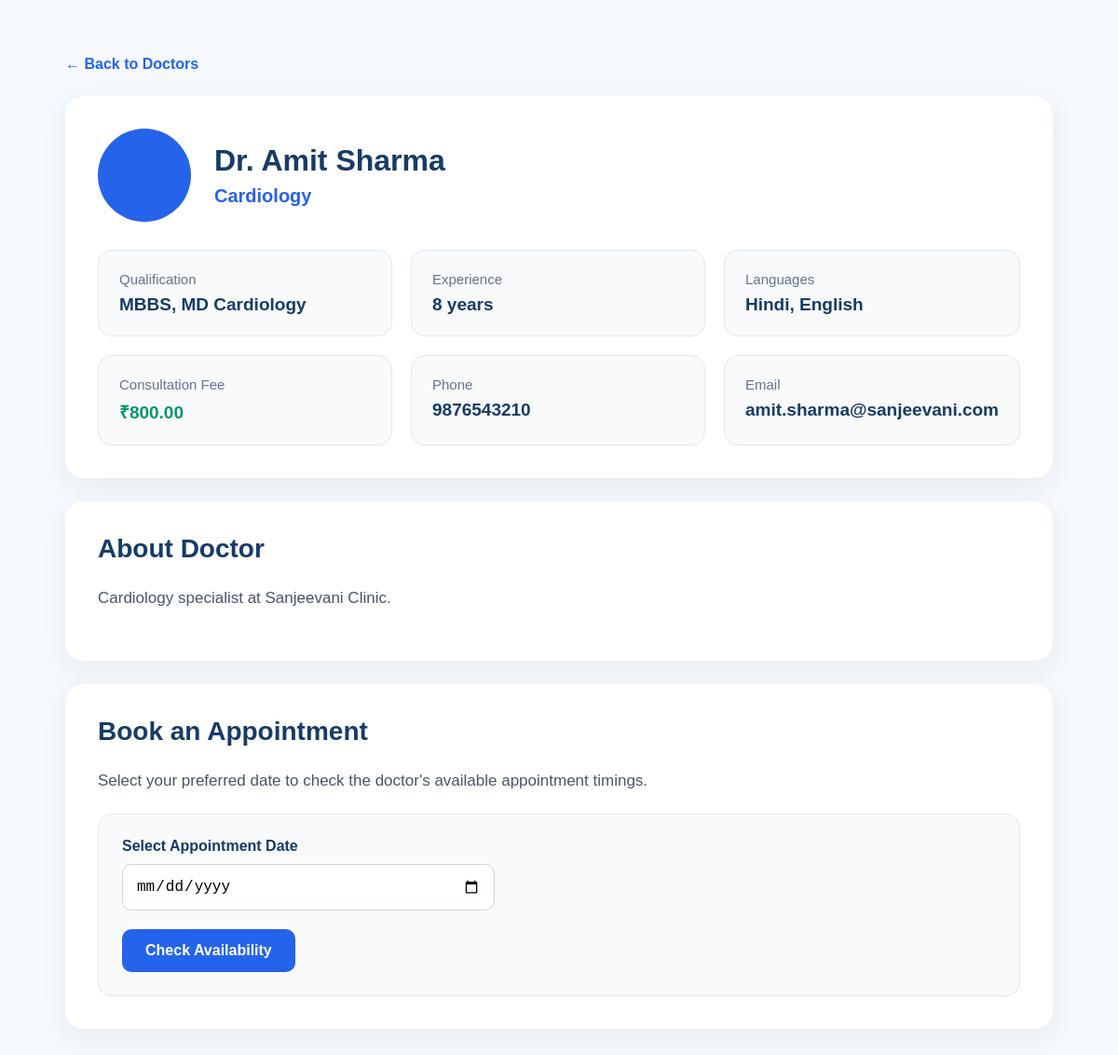
The app's page /doctor/1 (signed in) with its own data.
### src/models/doctor.py (models this page shows)
class Doctor(Base):
    __tablename__ = "doctors"
    id: Mapped[int] = mapped_column(
        Integer,
        primary_key=True,
        index=True
    )
    name: Mapped[str] = mapped_column(
        String(100),
        nullable=False
    )
    email: Mapped[str] = mapped_column(
        String(150),
        unique=True,
        nullable=False,
        index=True
    )
    phone: Mapped[str | None] = mapped_column(
        String(20),
        nullable=True
    )
    specialization: Mapped[str] = mapped_column(
        String(100),
        nullable=False
    )
    qualification: Mapped[str | None] = mapped_column(
        String(200),
        nullable=True
    )
    experience_years: Mapped[int | None] = mapped_column(
        Integer,
        nullable=True
    )
    languages: Mapped[str | None] = mapped_column(
        String(200),
        nullable=True
    )
    consultation_fee: Mapped[float | None] = mapped_column(
        Numeric(10, 2),
        nullable=True
    )
    profile_photo: Mapped[str | None] = mapped_column(
        String(255),
        nullable=True
    )
    bio: Mapped[str | None] = mapped_column(
        Text,
        nullable=True
    )
    is_active: Mapped[bool] = mapped_column(
        Boolean,
        default=True,
        nullable=False
    )
    created_at: Mapped[datetime] = mapped_column(
        DateTime,
        default=datetime.utcnow
    )
    updated_at: Mapped[datetime] = mapped_column(
        DateTime,
        default=datetime.utcnow,
        onupdate=datetime.utcnow
    )

### src/routers/doctor.py (the view)
@router.get("/doctor/{doctor_id}")
def doctor_detail(
    doctor_id: int,
    request: Request,
    db: Session = Depends(get_db)
):
    user_id = request.session.get(
        "user_id"
    )
    if user_id is None:
        return RedirectResponse(
            url="/login",
            status_code=303
        )
    doctor = get_doctor_by_id(
        db,
        doctor_id
    )
    if doctor is None:
        return RedirectResponse(
            url="/doctors",
            status_code=303
        )
    slots = get_doctor_slots(
        db,
        doctor_id
    )
    return templates.TemplateResponse(
        request,
        "doctor_detail.html",
        {
            "user": request.session,
            "doctor": doctor,
            "slots": slots
        }
    )

### templates/doctor_detail.html (shortened to what this page needs)
<!DOCTYPE html>
<html lang="en">
<head>
</head>
<body>
<div class="container">
    <a href="/doctors" class="back">
        ← Back to Doctors
    </a>
    <div class="doctor-header">
        <div class="doctor-top">
            <div class="doctor-avatar">
            </div>
            <div>
                <h1 class="doctor-name">
                    {{ doctor.name }}
                </h1>
                <div class="specialization">
                    {{ doctor.specialization }}
                </div>
            </div>
        </div>
        <div class="info-grid">
            <div class="info-card">
                <div class="info-label">
                    Qualification
                </div>
                <div class="info-value">
                    {{ doctor.qualification or "Not available" }}
                </div>
            </div>
            <div class="info-card">
                <div class="info-label">
                    Experience
                </div>
                <div class="info-value">
                    {{ doctor.experience_years or 0 }} years
                </div>
            </div>
            <div class="info-card">
                <div class="info-label">
                    Languages
                </div>
                <div class="info-value">
                    {{ doctor.languages or "Not available" }}
                </div>
            </div>
            <div class="info-card">
                <div class="info-label">
                    Consultation Fee
                </div>
                <div class="info-value fee">
                    ₹{{ doctor.consultation_fee or 0 }}
                </div>
            </div>
            <div class="info-card">
                <div class="info-label">
                    Phone
                </div>
                <div class="info-value">
                    {{ doctor.phone or "Not available" }}
                </div>
            </div>
            <div class="info-card">
                <div class="info-label">
                    Email
                </div>
                <div class="info-value">
                    {{ doctor.email }}
                </div>
            </div>
        </div>
    </div>
    <div class="section">
        <h2>
            About Doctor
        </h2>
        <p class="about">
            {{ doctor.bio or
            "Experienced healthcare professional providing
            quality medical consultation and care." }}
        </p>
    </div>
    <div class="section">
        <h2>
            Book an Appointment
        </h2>
        <p class="about">
            Select your preferred date to check the doctor's
            available appointment timings.
        </p>
        <div class="booking-box">
            <form
                action="/book-appointment"
                method="get"
            >
                <label for="appointment_date">
                    Select Appointment Date
                </label>
                <input
                    type="date"
                    id="appointment_date"
                    name="appointment_date"
                    required
                >
                <br>
                <button
                    type="submit"
                    class="btn"
                >
                    Check Availability
                </button>
            </form>
        </div>
    </div>
</div>
</body>
</html>

### templates/doctor_detail.html (style rules this page uses)
* { box-sizing: border-box; }
body { margin: 0; font-family: Arial, sans-serif; background: #f5f8fc; color: #173b67; }
.container { max-width: 1100px; margin: 40px auto; padding: 20px; }
.back { display: inline-block; margin-bottom: 25px; text-decoration: none; color: #2563eb; font-weight: 600; }
.doctor-header { background: white; border-radius: 20px; padding: 35px; box-shadow: 0 8px 30px rgba(0,0,0,0.06); margin-bottom: 25px; }
.doctor-top { display: flex; align-items: center; gap: 25px; }
.doctor-avatar { width: 100px; height: 100px; border-radius: 50%; background: #2563eb; color: white; display: flex; align-items: center; justify-content: center; font-size: 42px; font-weight: bold; }
.doctor-name { margin: 0; font-size: 32px; }
.specialization { margin-top: 8px; color: #2563eb; font-size: 20px; font-weight: 600; }
.info-grid { display: grid; grid-template-columns: repeat(3, 1fr); gap: 20px; margin-top: 30px; }
.info-card { background: #f8fafc; border: 1px solid #e2e8f0; border-radius: 15px; padding: 22px; }
.info-label { color: #64748b; margin-bottom: 8px; font-size: 15px; }
.info-value { font-size: 19px; font-weight: 700; color: #173b67; }
.section { background: white; border-radius: 20px; padding: 35px; margin-top: 25px; box-shadow: 0 8px 30px rgba(0,0,0,0.06); }
.section h2 { margin-top: 0; font-size: 28px; }
.about { color: #475569; line-height: 1.7; font-size: 17px; }
.booking-box { background: #f8fafc; border: 1px solid #e2e8f0; border-radius: 15px; padding: 25px; margin-top: 20px; }
label { display: block; font-weight: 600; margin-bottom: 10px; }
input[type="date"] { width: 100%; max-width: 400px; padding: 14px; border: 1px solid #cbd5e1; border-radius: 10px; font-size: 16px; margin-bottom: 20px; }
.btn { display: inline-block; padding: 14px 25px; border: none; border-radius: 10px; background: #2563eb; color: white; font-size: 16px; font-weight: 600; cursor: pointer; text-decoration: none; }
.fee { color: #059669; }

### records on screen
Doctor: name "Dr. Amit Sharma", specialization "Cardiology", qualification "MBBS, MD Cardiology", experience_years "8", languages "Hindi, English", consultation_fee "800.00", phone "9876543210", email "amit.sharma@sanjeevani.com", bio "Cardiology specialist at Sanjeevani Clinic."
